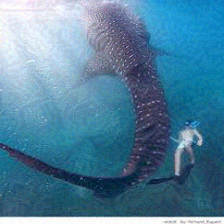
#> input picture Image Guardian_1/input_images/고래상어_1.png, 224 x 224 px
$ python compare_folders_ssim.py
#> lines starting #> are read from the running program, lines starting #| are printed output that depends on the picture
#> the answer given: ../input_images
#> the answer given: ../input_images
from skimage.metrics import structural_similarity as ssim
from PIL import Image
import numpy as np
import os

def compare_folders(original_folder, protected_folder):
#> called with original_folder = '../input_images', protected_folder = '../input_images'
    total_ssim = 0
    count = 0

    for filename in os.listdir(original_folder):
        if filename.lower().endswith(('.png', '.jpg', '.jpeg')):
            original_path = os.path.join(original_folder, filename)
            protected_path = os.path.join(protected_folder, filename)

            if not os.path.exists(protected_path):
                print(f"❗ 보호된 이미지가 없습니다: {filename}")
                continue

            try:
                # 이미지 열기 (PIL)
                original = Image.open(original_path).convert("L")  # Grayscale
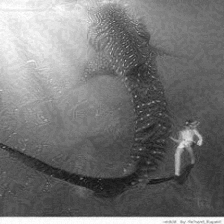
#> original: PIL image 224x224 L; min 15, max 255, mean 117.9
                protected = Image.open(protected_path).convert("L")

                # 크기 맞추기
                protected = protected.resize(original.size)

                # numpy 배열로 변환
                original_np = np.array(original)
                protected_np = np.array(protected)

                # SSIM 계산
                score, _ = ssim(original_np, protected_np, full=True)
#> score = 1
                print(f"✅ {filename} SSIM: {score:.4f}")
#| ✅ 고래상어_1.png SSIM: 1.0000

                total_ssim += score
#> total_ssim = 1
                count += 1

            except Exception as e:
                print(f"❗ 이미지 비교 실패: {filename} ({e})")
                continue
#> pass 2 of the loop in compare_folders, `for filename in os.listdir(original_folder):`:
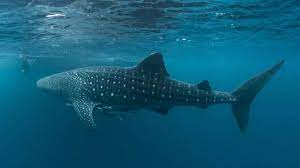
#> input picture Image Guardian_1/input_images/고래상어_12.png, 300 x 168 px
#> in compare_folders, `original = Image.open(original_path).convert("L")`:
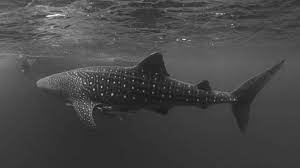
#> original: PIL image 300x168 L; min 18, max 240, mean 71.1
#| ✅ 고래상어_12.png SSIM: 1.0000
#> total_ssim = 2

    if count > 0:
        avg_ssim = total_ssim / count
#> avg_ssim = 1
        print(f"\n✅ 전체 평균 SSIM: {avg_ssim:.4f}")
#| ✅ 전체 평균 SSIM: 1.0000
    else:
        print("❗ 비교할 이미지가 없습니다.")

if __name__ == "__main__":
    original_folder = input("원본 이미지 폴더 경로를 입력하세요: ").strip()
    protected_folder = input("보호된 이미지 폴더 경로를 입력하세요: ").strip()
    compare_folders(original_folder, protected_folder)
